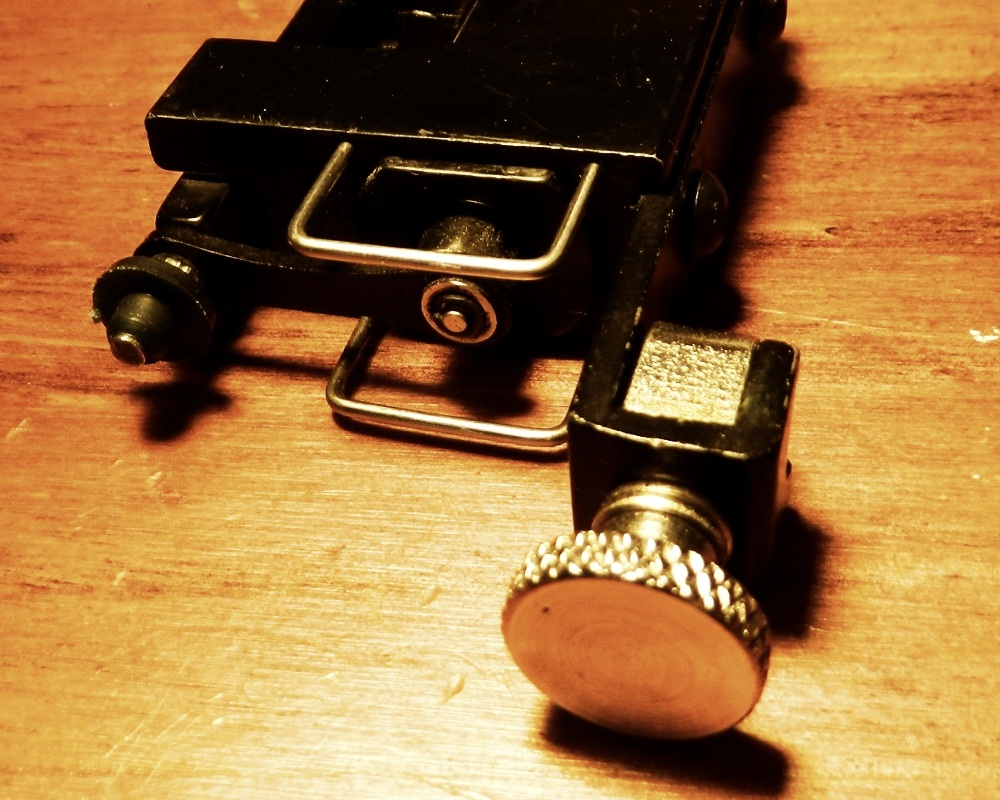
#> input picture camera.tiff, 1000 x 800 px
$ python task2.py
#> lines starting #> are read from the running program, lines starting #| are printed output that depends on the picture
import matplotlib.pyplot as plt
import matplotlib.image as mpimg
import numpy as np
import scipy.linalg as sp

#loading image
img=mpimg.imread('camera.tiff')
#> img is the input picture: shape (800, 1000, 3) float32; mean R, G, B 0.604, 0.434, 0.233
img1=mpimg.imread('camera.tiff')
[r,g,b] = [img1[:,:,i] for i in range(3)]


U_red,sigma_red,V_red = sp.svd(r,False,True,False,True)
#> sigma_red = 800 values, max 588 at index 0, min 0.0161 at index 799, mean 2.7
U_green,sigma_green,V_green = sp.svd(g,False,True,False,True)
#> sigma_green = 800 values, max 442.6 at index 0, min 0.0148 at index 799, mean 2.36
U_blue,sigma_blue,V_blue = sp.svd(b,False,True,False,True)
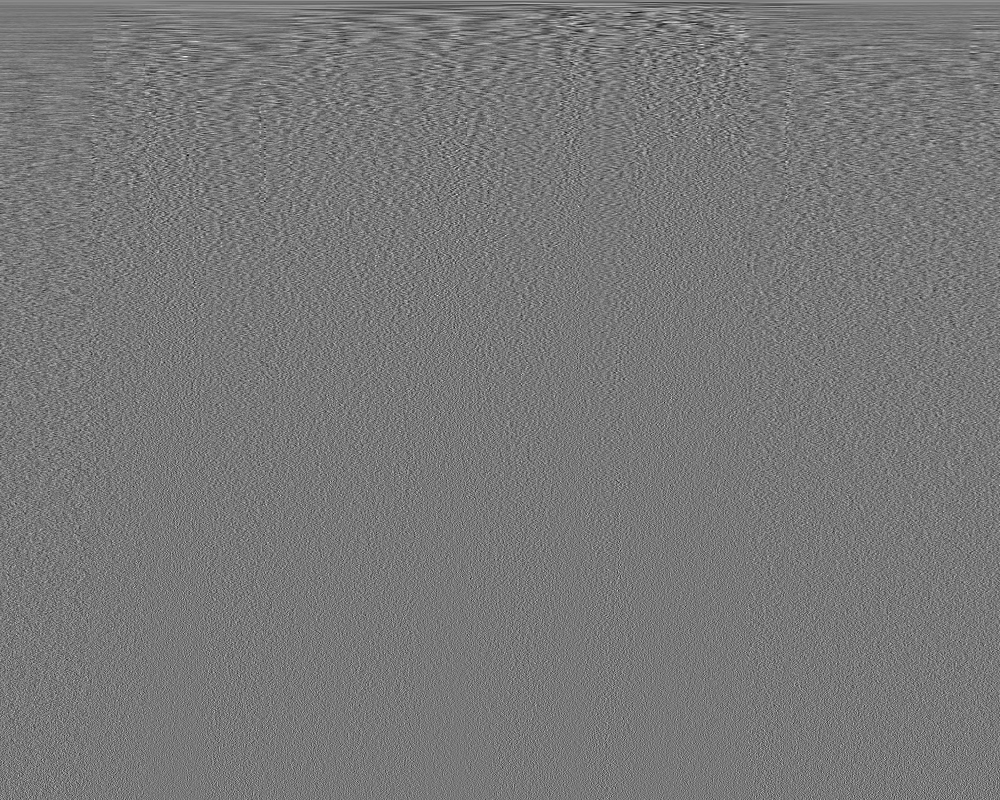
#> V_blue: shape (800, 1000) float32; min -0.186, max 0.207, mean 5.09e-05; drawn with min black and max white
#> sigma_blue = 800 values, max 254 at index 0, min 0.0168 at index 799, mean 1.76

#Sigma is convert from vector to  a diagonal matrix
sigma_red = np.diag(sigma_red)
sigma_green = np.diag(sigma_green)
sigma_blue = np.diag(sigma_blue)

# Compress the Lower resolution picture
sigma_RED = np.zeros_like(sigma_red)
sigma_GREEN = np.zeros_like(sigma_green)
sigma_BLUE = np.zeros_like(sigma_blue)

# make sure the first 30 none zero element are  Sigma
sigma_RED[0:30] = sigma_red[0:30]
sigma_GREEN[0:30] = sigma_green[0:30]
sigma_BLUE[0:30] = sigma_blue[0:30]

RED   = U_red.dot(sigma_RED).dot(V_red)
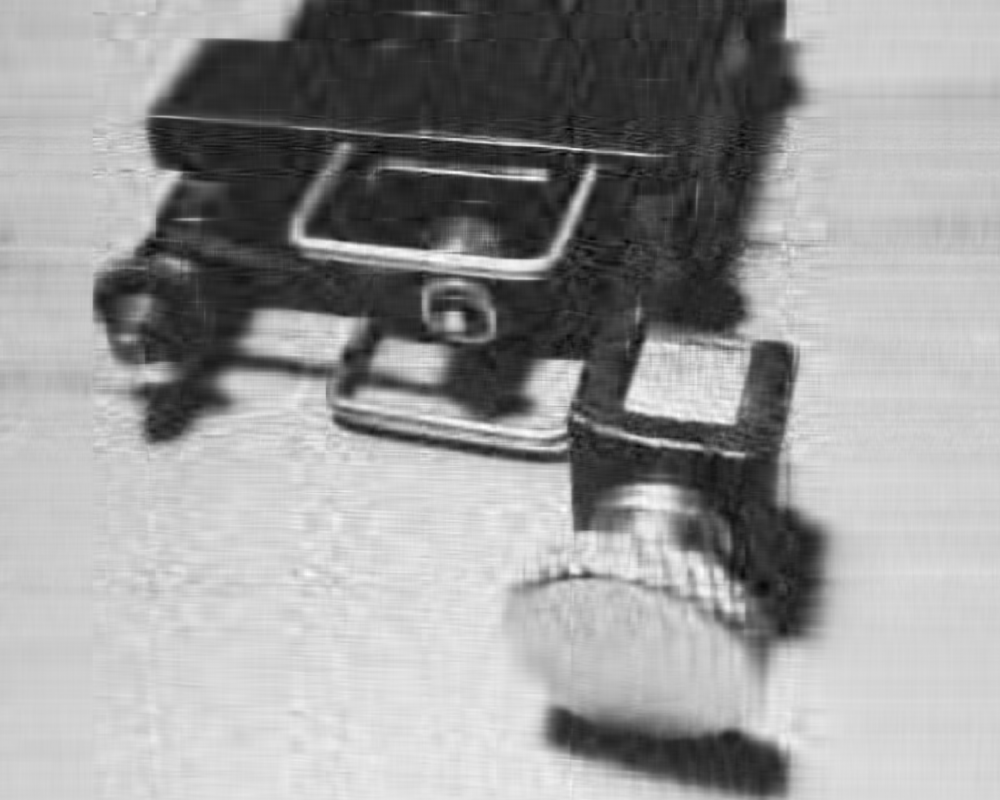
#> RED: shape (800, 1000) float32; min -0.201, max 1.13, mean 0.604; drawn with min black and max white
GREEN = U_green.dot(sigma_GREEN).dot(V_green)
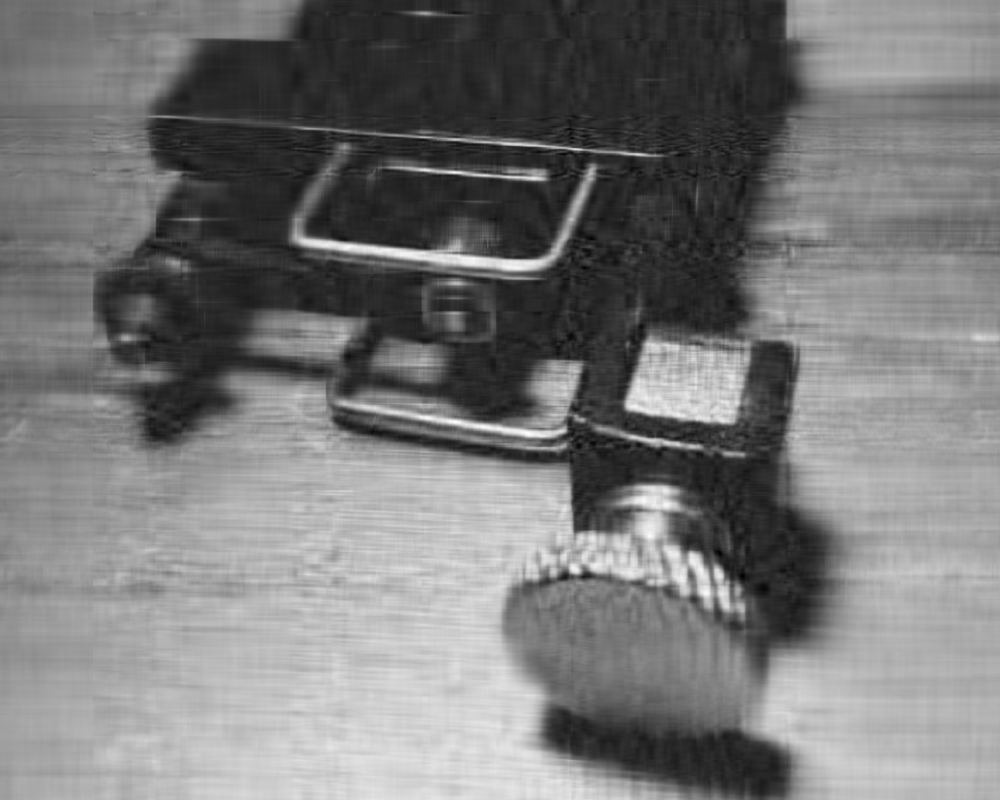
#> GREEN: shape (800, 1000) float32; min -0.208, max 1.15, mean 0.434; drawn with min black and max white
BLUE  = U_blue.dot(sigma_BLUE).dot(V_blue)
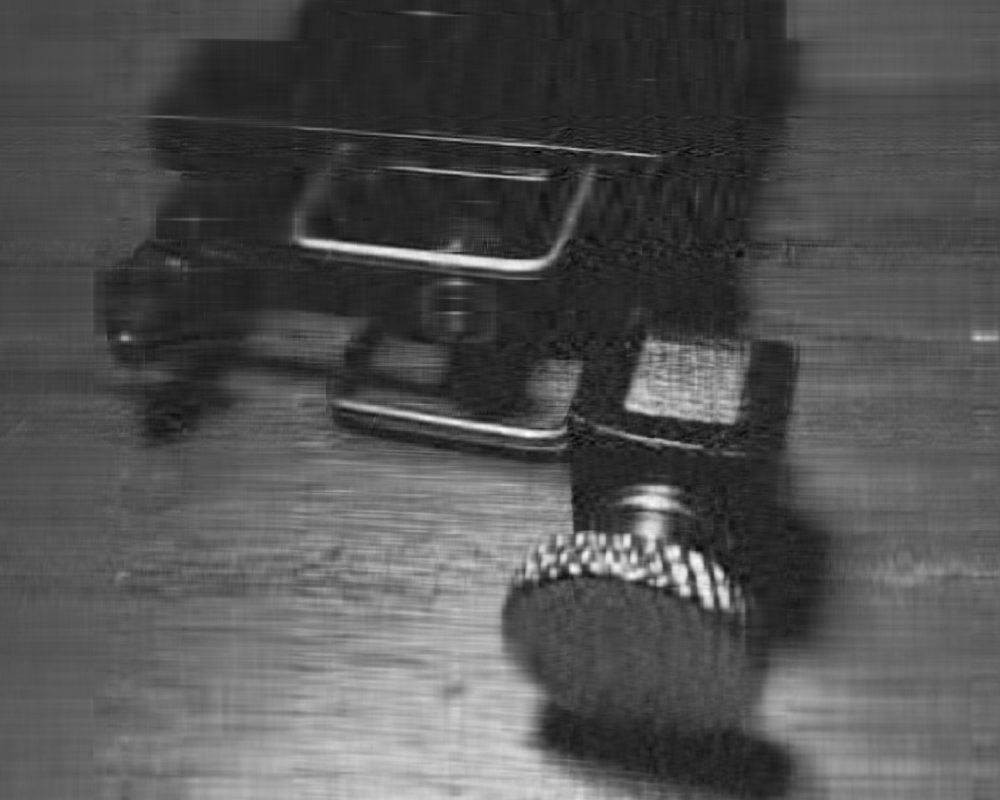
#> BLUE: shape (800, 1000) float32; min -0.207, max 1.14, mean 0.233; drawn with min black and max white

img[:,:,0] = RED
img[:,:,1] = GREEN
img[:,:,2] = BLUE
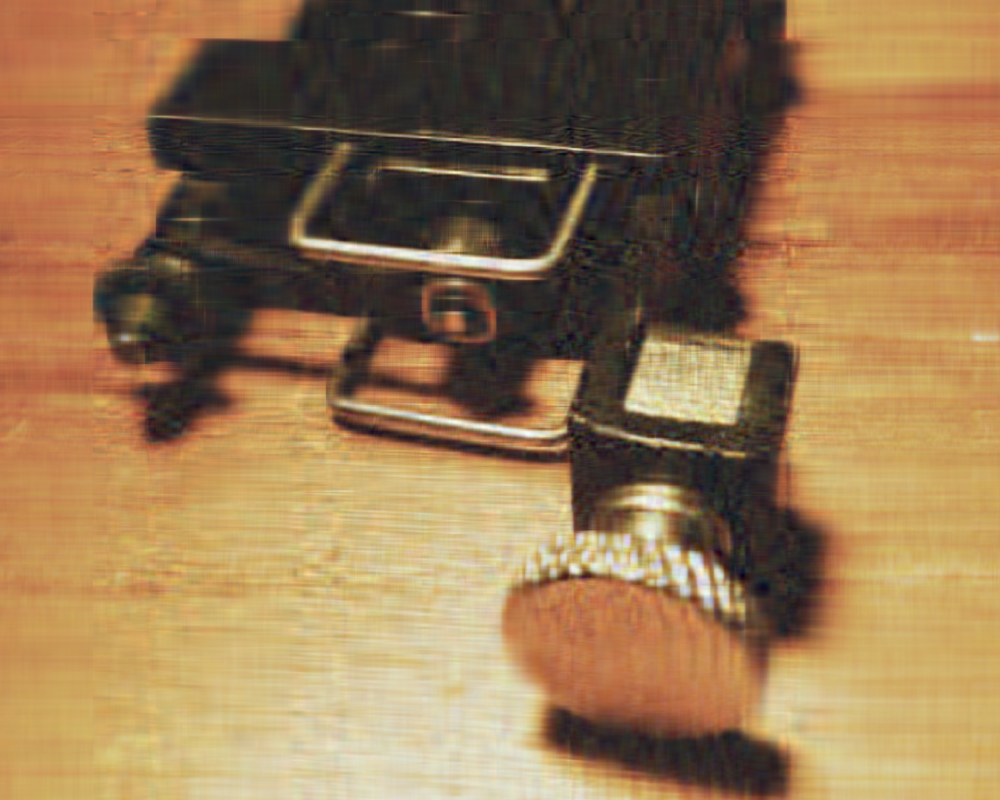
#> img: shape (800, 1000, 3) float32; mean R, G, B 0.604, 0.435, 0.233; drawn with min black and max white

figure = plt.figure(1)
ax1 = figure.add_subplot(2,2,1)
ax2 = figure.add_subplot(2,2,2)
ax3 = figure.add_subplot(2,2,3)
ax4 = figure.add_subplot(2,2,4)
ax1.imshow(img)
ax2.imshow(RED, cmap = 'Reds')
ax3.imshow(GREEN, cmap = 'Greens')
ax4.imshow(BLUE, cmap = 'Blues')
plt.suptitle('Lower Resolution, size=30')
plt.show()

# Compress - better resolution picture
sigma_RED = np.zeros_like(sigma_red)
sigma_GREEN = np.zeros_like(sigma_green)
sigma_BLUE = np.zeros_like(sigma_blue)

# keeping the first 200 none zero elements as Sigma
sigma_RED[0:200] = sigma_red[0:200]
sigma_GREEN[0:200] = sigma_green[0:200]
sigma_BLUE[0:200] = sigma_blue[0:200]

RED   = U_red.dot(sigma_RED).dot(V_red)
GREEN = U_green.dot(sigma_GREEN).dot(V_green)
BLUE  = U_blue.dot(sigma_BLUE).dot(V_blue)

img1[:,:,0] = RED
img1[:,:,1] = GREEN
img1[:,:,2] = BLUE

figure = plt.figure(2)
ax1 = figure.add_subplot(2,2,1)
ax2 = figure.add_subplot(2,2,2)
ax3 = figure.add_subplot(2,2,3)
ax4 = figure.add_subplot(2,2,4)
ax1.imshow(img1)
ax2.imshow(RED, cmap = 'Reds')
ax3.imshow(GREEN, cmap = 'Greens')
ax4.imshow(BLUE, cmap = 'Blues')
plt.suptitle('Higher Resolution, size=200')
plt.show()
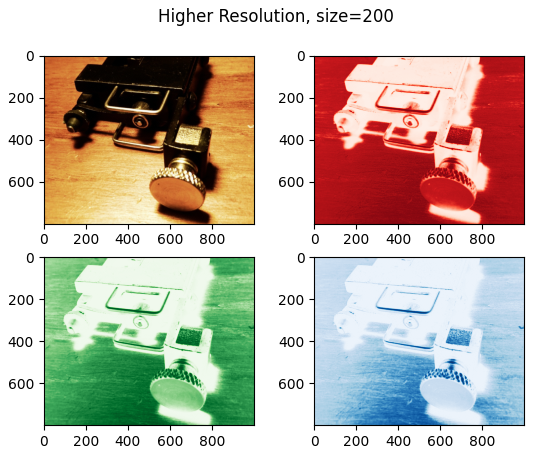
#> figure drawn by matplotlib, 4 panels
